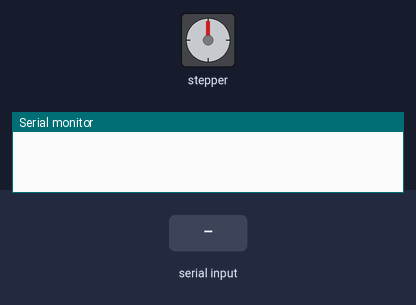
Recording of a sketch running on a simulated Arduino Uno, built with avr-gcc and run on an emulated ATmega328P. Shown: stepper motor, the last lines printed to the serial monitor. Inputs (shaded band) come from the test bench. Stepper angles assume 200 steps per turn.

Above: at 1.2 s.
1.3 s: "a" received over Serial
At 1.45 s:
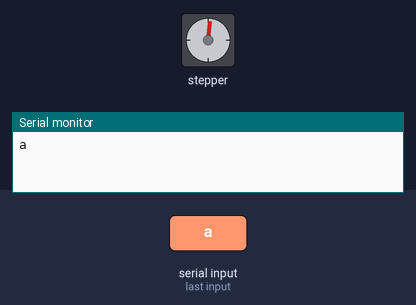
At 2.05 s:
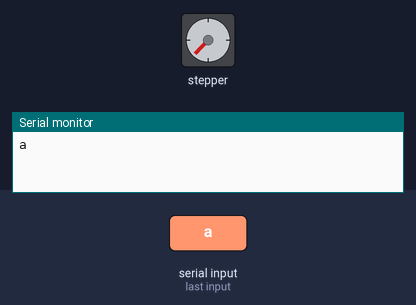
3.7 s: "d" received over Serial
At 3.85 s:
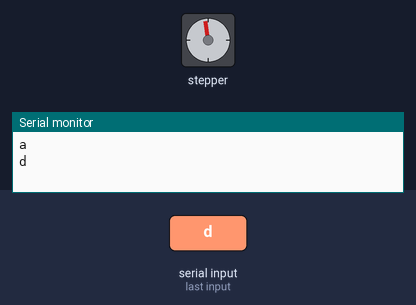
Timing chart, 0 to 6.7 s (numbered marks = the images above; inputs shaded):
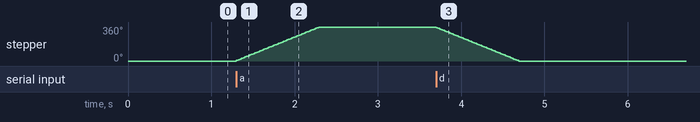

The sketch:

Stepper_Library1.ino
```cpp
// Include the Arduino Stepper Library

/*

4선 유니폴라형 스테펍모터 제어
시리얼 모니터 창에
a입력 -> 시계방향으로 한바퀴
b입력 -> 반시계방향으로 한바퀴

*/

#include <Stepper.h>

// Number of steps per output rotation
const int stepsPerRevolution = 200;//한바퀴 스텝수

// Create Instance of Stepper library
Stepper myStepper(stepsPerRevolution, 8, 9, 10, 11);


void setup()
{
	// set the speed at 60 rpm:
	myStepper.setSpeed(60);
	// initialize the serial port:
	Serial.begin(9600);
}
char state;

void loop() {

  if(Serial.available()){
    state=Serial.read();
    if (state=='a'){
      Serial.println(String(state));
      myStepper.step(stepsPerRevolution);
    }
    if (state=='d'){
      Serial.println(String(state));
      myStepper.step(-stepsPerRevolution);
    }

  }
}
```

Measured:
- after the input at 1.3 s, stepper: turns 360° clockwise in 0.99 s, starting at once
- after the input at 3.7 s, stepper: turns 360° counter-clockwise in 0.99 s, starting at once
